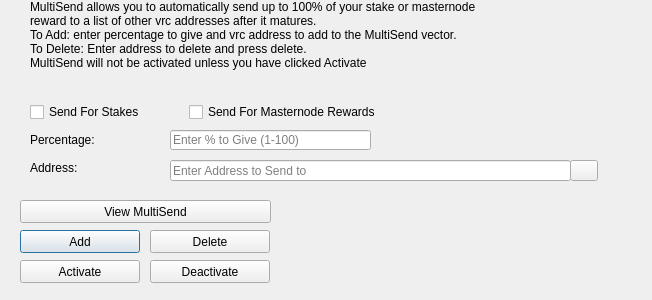
<?xml version="1.0" encoding="UTF-8"?>
<ui version="4.0">
 <class>MultiSendDialog</class>
 <widget class="QDialog" name="MultiSendDialog">
  <property name="windowModality">
   <enum>Qt::NonModal</enum>
  </property>
  <property name="geometry">
   <rect>
    <x>0</x>
    <y>0</y>
    <width>652</width>
    <height>300</height>
   </rect>
  </property>
  <property name="windowTitle">
   <string>MultiSend</string>
  </property>
  <widget class="QLineEdit" name="multiSendPercentEdit">
   <property name="geometry">
    <rect>
     <x>170</x>
     <y>130</y>
     <width>201</width>
     <height>20</height>
    </rect>
   </property>
   <property name="toolTip">
    <string>Enter whole numbers 1 - 100</string>
   </property>
   <property name="placeholderText">
    <string>Enter % to Give (1-100)</string>
   </property>
  </widget>
  <widget class="QLineEdit" name="multiSendAddressEdit">
   <property name="geometry">
    <rect>
     <x>170</x>
     <y>160</y>
     <width>401</width>
     <height>21</height>
    </rect>
   </property>
   <property name="toolTip">
    <string/>
   </property>
   <property name="placeholderText">
    <string>Enter Address to Send to</string>
   </property>
  </widget>
  <widget class="QLabel" name="label_2">
   <property name="geometry">
    <rect>
     <x>30</x>
     <y>0</y>
     <width>451</width>
     <height>121</height>
    </rect>
   </property>
   <property name="lineWidth">
    <number>1</number>
   </property>
   <property name="text">
    <string>MultiSend allows you to automatically send up to 100% of your stake or masternode reward to a list of other vrc addresses after it matures.
To Add: enter percentage to give and vrc address to add to the MultiSend vector.
To Delete: Enter address to delete and press delete.
MultiSend will not be activated unless you have clicked Activate</string>
   </property>
   <property name="alignment">
    <set>Qt::AlignLeading|Qt::AlignLeft|Qt::AlignTop</set>
   </property>
   <property name="wordWrap">
    <bool>true</bool>
   </property>
  </widget>
  <widget class="QLabel" name="message">
   <property name="geometry">
    <rect>
     <x>290</x>
     <y>200</y>
     <width>351</width>
     <height>91</height>
    </rect>
   </property>
   <property name="text">
    <string/>
   </property>
  </widget>
  <widget class="QPushButton" name="addButton">
   <property name="geometry">
    <rect>
     <x>20</x>
     <y>230</y>
     <width>120</width>
     <height>23</height>
    </rect>
   </property>
   <property name="toolTip">
    <string/>
   </property>
   <property name="statusTip">
    <string>Add to MultiSend Vector</string>
   </property>
   <property name="text">
    <string>Add</string>
   </property>
  </widget>
  <widget class="QPushButton" name="disableButton">
   <property name="geometry">
    <rect>
     <x>150</x>
     <y>260</y>
     <width>120</width>
     <height>23</height>
    </rect>
   </property>
   <property name="statusTip">
    <string>Deactivate MultiSend</string>
   </property>
   <property name="text">
    <string>Deactivate</string>
   </property>
  </widget>
  <widget class="QPushButton" name="addressBookButton">
   <property name="geometry">
    <rect>
     <x>570</x>
     <y>160</y>
     <width>28</width>
     <height>21</height>
    </rect>
   </property>
   <property name="toolTip">
    <string>Choose an address from the address book</string>
   </property>
   <property name="text">
    <string/>
   </property>
   <property name="icon">
    <iconset resource="../vrc.qrc">
     <normaloff>:/icons/address-book</normaloff>:/icons/address-book</iconset>
   </property>
   <property name="shortcut">
    <string>Alt+A</string>
   </property>
   <property name="autoDefault">
    <bool>false</bool>
   </property>
  </widget>
  <widget class="QLabel" name="label">
   <property name="geometry">
    <rect>
     <x>30</x>
     <y>130</y>
     <width>121</width>
     <height>20</height>
    </rect>
   </property>
   <property name="toolTip">
    <string>Percentage of stake to send</string>
   </property>
   <property name="text">
    <string>Percentage:</string>
   </property>
  </widget>
  <widget class="QLabel" name="label_5">
   <property name="geometry">
    <rect>
     <x>30</x>
     <y>160</y>
     <width>111</width>
     <height>16</height>
    </rect>
   </property>
   <property name="toolTip">
    <string>Address to send portion of stake to</string>
   </property>
   <property name="text">
    <string>Address:</string>
   </property>
  </widget>
  <widget class="QPushButton" name="deleteButton">
   <property name="geometry">
    <rect>
     <x>150</x>
     <y>230</y>
     <width>120</width>
     <height>23</height>
    </rect>
   </property>
   <property name="toolTip">
    <string/>
   </property>
   <property name="statusTip">
    <string>Delete Address From MultiSend Vector</string>
   </property>
   <property name="text">
    <string>Delete</string>
   </property>
  </widget>
  <widget class="QPushButton" name="activateButton">
   <property name="geometry">
    <rect>
     <x>20</x>
     <y>260</y>
     <width>120</width>
     <height>23</height>
    </rect>
   </property>
   <property name="statusTip">
    <string>Activate MultiSend</string>
   </property>
   <property name="text">
    <string>Activate</string>
   </property>
  </widget>
  <widget class="QPushButton" name="viewButton">
   <property name="geometry">
    <rect>
     <x>20</x>
     <y>200</y>
     <width>251</width>
     <height>23</height>
    </rect>
   </property>
   <property name="toolTip">
    <string/>
   </property>
   <property name="statusTip">
    <string>View MultiSend Vector</string>
   </property>
   <property name="text">
    <string>View MultiSend</string>
   </property>
  </widget>
  <widget class="QWidget" name="horizontalLayoutWidget">
   <property name="geometry">
    <rect>
     <x>30</x>
     <y>100</y>
     <width>351</width>
     <height>24</height>
    </rect>
   </property>
   <layout class="QHBoxLayout" name="horizontalLayout">
    <item>
     <widget class="QCheckBox" name="multiSendStakeCheckBox">
      <property name="text">
       <string>Send For Stakes</string>
      </property>
     </widget>
    </item>
    <item>
     <widget class="QCheckBox" name="multiSendMasternodeCheckBox">
      <property name="text">
       <string>Send For Masternode Rewards</string>
      </property>
     </widget>
    </item>
   </layout>
  </widget>
 </widget>
 <resources>
  <include location="../vrc.qrc"/>
 </resources>
 <connections/>
</ui>
